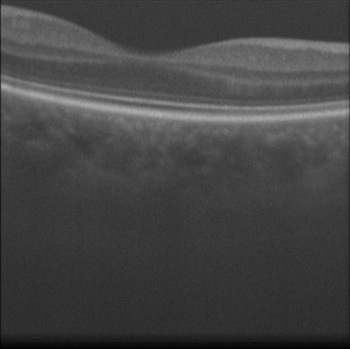
#> input picture part2/sample_172_201_Nwindow30.bmp, 350 x 349 px
$ python -i canny_from_scratch2.py   (imports and definitions only)
#> lines starting #> are read from the running program, lines starting #| are printed output that depends on the picture
import numpy as np
import scipy.ndimage as ndi
import cv2

from skimage.util.dtype import dtype_limits
from skimage._shared.filters import gaussian
from skimage._shared.utils import _supported_float_type, check_nD
from skimage.feature._canny_cy import _nonmaximum_suppression_bilinear
from scipy.ndimage._filters import _gaussian_kernel1d


def _preprocess(image, mask, sigma, mode, cval):
    """Generate a smoothed image and an eroded mask.
    The image is smoothed using a gaussian filter ignoring masked
    pixels and the mask is eroded.
    Parameters
    ----------
    image : array
        Image to be smoothed.
    mask : array
        Mask with 1's for significant pixels, 0's for masked pixels.
    sigma : scalar or sequence of scalars
        Standard deviation for Gaussian kernel. The standard
        deviations of the Gaussian filter are given for each axis as a
        sequence, or as a single number, in which case it is equal for
        all axes.
    mode : str, {'reflect', 'constant', 'nearest', 'mirror', 'wrap'}
        The ``mode`` parameter determines how the array borders are
        handled, where ``cval`` is the value when mode is equal to
        'constant'.
    cval : float, optional
        Value to fill past edges of input if `mode` is 'constant'.
    Returns
    -------
    smoothed_image : ndarray
        The smoothed array
    eroded_mask : ndarray
        The eroded mask.
    Notes
    -----
    This function calculates the fractional contribution of masked pixels
    by applying the function to the mask (which gets you the fraction of
    the pixel data that's due to significant points). We then mask the image
    and apply the function. The resulting values will be lower by the
    bleed-over fraction, so you can recalibrate by dividing by the function
    on the mask to recover the effect of smoothing from just the significant
    pixels.
    """
    gaussian_kwargs = dict(sigma=sigma, mode=mode, cval=cval,
                           preserve_range=False)
    compute_bleedover = (mode == 'constant' or mask is not None)
    float_type = _supported_float_type(image.dtype)
    if mask is None:
        if compute_bleedover:
            mask = np.ones(image.shape, dtype=float_type)
        masked_image = image

        eroded_mask = np.ones(image.shape, dtype=bool)
        eroded_mask[:1, :] = 0
        eroded_mask[-1:, :] = 0
        eroded_mask[:, :1] = 0
        eroded_mask[:, -1:] = 0

    else:
        mask = mask.astype(bool, copy=False)
        masked_image = np.zeros_like(image)
        masked_image[mask] = image[mask]

        # Make the eroded mask. Setting the border value to zero will wipe
        # out the image edges for us.
        s = ndi.generate_binary_structure(2, 2)
        eroded_mask = ndi.binary_erosion(mask, s, border_value=0)

    if compute_bleedover:
        # Compute the fractional contribution of masked pixels by applying
        # the function to the mask (which gets you the fraction of the
        # pixel data that's due to significant points)
        bleed_over = gaussian(mask.astype(float_type, copy=False),
                              **gaussian_kwargs) + np.finfo(float_type).eps

    # Smooth the masked image
    smoothed_image = gaussian(masked_image, **gaussian_kwargs)

    # Lower the result by the bleed-over fraction, so you can
    # recalibrate by dividing by the function on the mask to recover
    # the effect of smoothing from just the significant pixels.
    if compute_bleedover:
        smoothed_image /= bleed_over

    return smoothed_image, eroded_mask


def canny(image, sigma=1., low_threshold=None, high_threshold=None,
          mask=None, use_quantiles=False, *, mode='constant', cval=0.0):

    # Regarding masks, any point touching a masked point will have a gradient
    # that is "infected" by the masked point, so it's enough to erode the
    # mask by one and then mask the output. We also mask out the border points
    # because who knows what lies beyond the edge of the image?

    check_nD(image, 2)
    dtype_max = dtype_limits(image, clip_negative=False)[1]

    if low_threshold is None:
        low_threshold = 0.1
    elif use_quantiles:
        if not(0.0 <= low_threshold <= 1.0):
            raise ValueError("Quantile thresholds must be between 0 and 1.")
    else:
        low_threshold /= dtype_max

    if high_threshold is None:
        high_threshold = 0.2
    elif use_quantiles:
        if not(0.0 <= high_threshold <= 1.0):
            raise ValueError("Quantile thresholds must be between 0 and 1.")
    else:
        high_threshold /= dtype_max

    if high_threshold < low_threshold:
        raise ValueError("low_threshold should be lower then high_threshold")

    # Image filtering
    smoothed, eroded_mask = _preprocess(image, mask, sigma, mode, cval)

    # Convolve with Gaussian kernel
    Gauss_kernel1D = _gaussian_kernel1d(sigma=sigma, order=0, radius=4*sigma)

    # Convolve with derivative of Gaussian kernel
    DoG_kernel1D = np.gradient(Gauss_kernel1D)
    pos_indices, neg_indices = np.where(DoG_kernel1D > 0), np.where(DoG_kernel1D < 0)
    DoG_kernel1D[pos_indices] = DoG_kernel1D[pos_indices] / np.sum(DoG_kernel1D[pos_indices])
    DoG_kernel1D[neg_indices] = DoG_kernel1D[neg_indices] / np.abs(np.sum(DoG_kernel1D[neg_indices]))

    # Gradient magnitude estimation (NEW: Convolution with DoG kernel)
    image64 = image.astype(np.float64)
    idog = ndi.convolve(image64, Gauss_kernel1D.reshape(1, -1), mode='nearest')
    idog = ndi.convolve(idog, DoG_kernel1D.reshape(-1, 1), mode='nearest')
    jdog = ndi.convolve(image64, Gauss_kernel1D.reshape(-1, 1), mode='nearest')
    jdog = ndi.convolve(jdog, DoG_kernel1D.reshape(1, -1), mode='nearest')
    magnitude = np.sqrt(idog * idog + jdog * jdog)

    # [11 lines of commented-out code are left out]

    if use_quantiles:
        low_threshold, high_threshold = np.percentile(magnitude,
                                                      [100.0 * low_threshold,
                                                       100.0 * high_threshold])

    # Non-maximum suppression
    low_masked = _nonmaximum_suppression_bilinear(
        idog, jdog, magnitude, eroded_mask, low_threshold
    )

    # Double thresholding and edge tracking
    #
    # Segment the low-mask, then only keep low-segments that have
    # some high_mask component in them
    #
    low_mask = low_masked > 0
    strel = np.ones((3, 3), bool)
    labels, count = ndi.label(low_mask, strel)
    if count == 0:
        return low_mask

    high_mask = low_mask & (low_masked >= high_threshold)
    nonzero_sums = np.unique(labels[high_mask])
    good_label = np.zeros((count + 1,), bool)
    good_label[nonzero_sums] = True
    output_mask = good_label[labels]

    return output_mask

>>> import cv2
>>> picture = cv2.imread('sample_172_201_Nwindow30.bmp', cv2.IMREAD_GRAYSCALE)
#> picture is the input picture: shape (349, 350); min 2, max 176, mean 68.1
>>> result = canny(picture)
#> in canny, `dtype_max = dtype_limits(image, clip_negative=False)[1]`: dtype_max = 255
#> in canny, `smoothed, eroded_mask = _preprocess(image, mask, sigma, mode, cval)`:
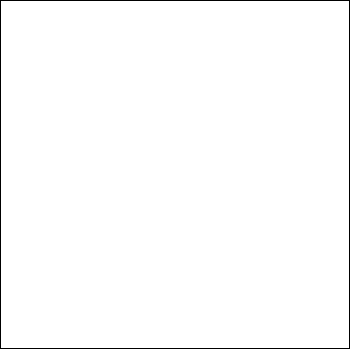
#> eroded_mask: shape (349, 350) bool; 98.9% white; black in thin lines or dots
#> in canny, `idog = ndi.convolve(idog, DoG_kernel1D.reshape(-1, 1), mode='nearest')`:
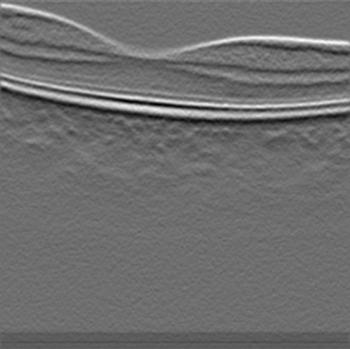
#> idog: shape (349, 350) float64; min -42.65, max 54.78, mean -0.5; drawn with min black and max white
#> in canny, `jdog = ndi.convolve(jdog, DoG_kernel1D.reshape(1, -1), mode='nearest')`:
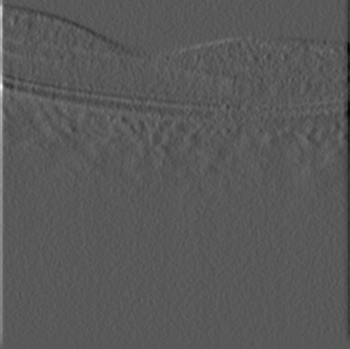
#> jdog: shape (349, 350) float64; min -49.47, max 91.68, mean 0.1; drawn with min black and max white
#> in canny, `magnitude = np.sqrt(idog * idog + jdog * jdog)`:
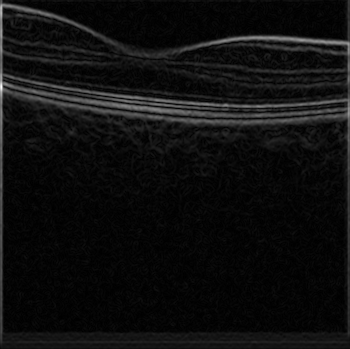
#> magnitude: shape (349, 350) float64; min 0.00925, max 91.73, mean 5.4; drawn with min black and max white
#> in canny, `low_masked = _nonmaximum_suppression_bilinear( idog, jdog, magnitude, ..`:
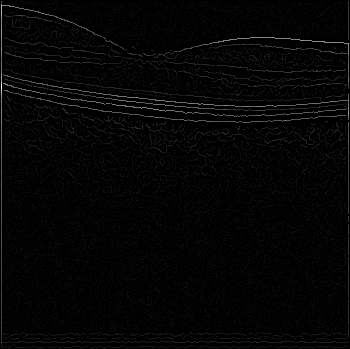
#> low_masked: shape (349, 350) float64; min 0, max 91.73, mean 1.8; drawn with min black and max white
#> in canny, `low_mask = low_masked > 0`:
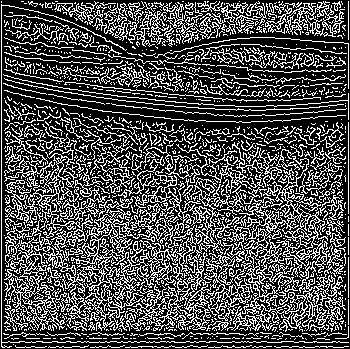
#> low_mask: shape (349, 350) bool; 31.1% white in thin lines or dots
#> in canny, `labels, count = ndi.label(low_mask, strel)`:
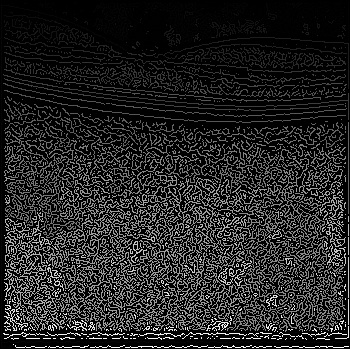
#> labels: shape (349, 350) int32; min 0, max 1445, mean 207.5; drawn with min black and max white
#> in canny, `labels, count = ndi.label(low_mask, strel)`: count = 1445
#> in canny, `nonzero_sums = np.unique(labels[high_mask])`: nonzero_sums = 1445 values from 1 to 1445
